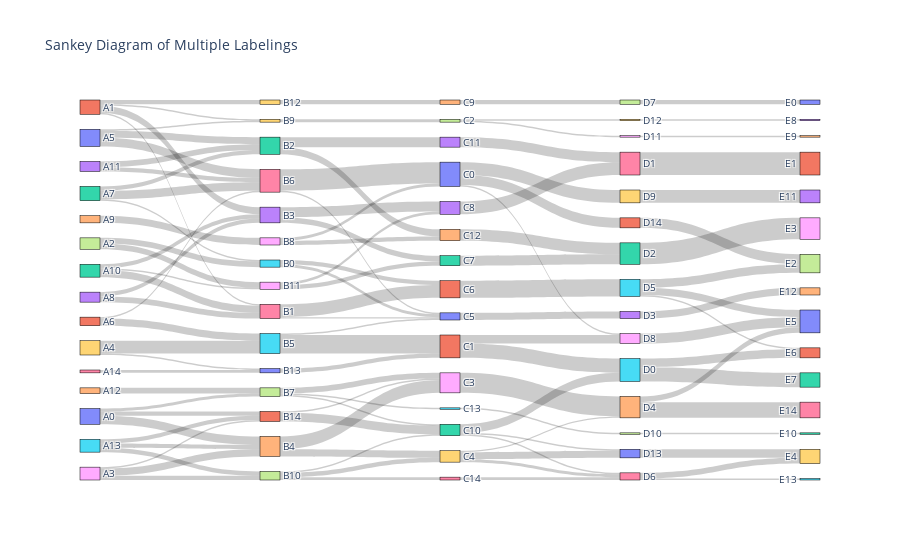

Source (notebook cell):
### Code cell
def calculate_flow_multiple(labelings):
    """
    Calculate the flow (transition counts) between multiple labelings.
    
    Parameters:
    - labelings: list of array-like objects, where each array represents the categories for each labeling stage
    
    Returns:
    - flows: A list of flow tables (contingency tables) between consecutive labelings.
    """
    flows = []
    for i in range(len(labelings) - 1):
        flow_table = pd.crosstab(pd.Series(labelings[i], name=f'Labeling {i+1}'), 
                                 pd.Series(labelings[i+1], name=f'Labeling {i+2}'))
        flows.append(flow_table)
    return flows

def create_sankey_from_multiple_flows(flow_tables):
    """
    Create a Sankey diagram from multiple flow tables (transitions between consecutive labelings).
    
    Parameters:
    - flow_tables: list of pd.DataFrames, each representing a contingency table with the flow between consecutive labelings
    
    Returns:
    - fig: Plotly figure object displaying the Sankey diagram.
    """
    all_labels = []
    sources = []
    targets = []
    values = []
    
    label_offset = 0
    
    # Process each flow table (transition between consecutive labelings)
    for i, flow_table in enumerate(flow_tables):
        labels_1 = list(flow_table.index)   # Categories from the first labeling in the pair
        labels_2 = list(flow_table.columns)  # Categories from the second labeling in the pair
        
        # Add new labels to the combined label list (without duplicates)
        all_labels += [label for label in labels_1 if label not in all_labels]
        all_labels += [label for label in labels_2 if label not in all_labels]

        # Create the source, target, and value lists for the Sankey diagram
        for j, label_1 in enumerate(labels_1):
            for k, label_2 in enumerate(labels_2):
                flow_value = flow_table.loc[label_1, label_2]
                if flow_value > 0:
                    sources.append(all_labels.index(label_1))  # Source index
                    targets.append(all_labels.index(label_2))  # Target index
                    values.append(flow_value)

        label_offset += len(labels_1)  # Update the offset for the next labeling stage
    
    # Create the Sankey diagram
    fig = go.Figure(go.Sankey(
        node=dict(
            pad=15,
            thickness=20,
            line=dict(color="black", width=0.5),
            label=all_labels  # All unique labels across all labelings
        ),
        link=dict(
            source=sources,  # Source nodes (indices in the label list)
            target=targets,  # Target nodes (indices in the label list)
            value=values     # Values (flow quantities between nodes)
        )
    ))

    # Update the layout and return the figure
    fig.update_layout(title_text="Sankey Diagram of Multiple Labelings", font_size=10)
    return fig


# Step 1: Calculate the flow tables for multiple labelings
labelings = [labeling1, labeling2, labeling3, labeling4, labeling5]
flow_tables = calculate_flow_multiple(labelings)

# Step 2: Create the Sankey diagram
fig = create_sankey_from_multiple_flows(flow_tables)

# Step 3: Display the diagram
fig.show()

### Figure 1 — Plotly figure (JSON) as saved in the notebook; plotly's stock layout.template omitted (floating-point values rounded to 4 significant figures)
{"data": [{"link": {"source": [0, 0, 0, 1, 1, 1, 1, 2, 2, 2, 3, 3, 4, 5, 5, 5, 6, 7, 7, 8, 8, 8, 9, 9, 10, 10, 10, 11, 11, 12, 12, 12, 13, 13, 14, 15, 15, 16, 16, 17, 17, 17, 18, 18, 19, 20, 21, 21, 22, 22, 23, 23, 24, 24, 25, 25, 26, 26, 27, 27, 27, 28, 28, 29, 30, 30, 30, 31, 31, 32, 32, 32, 33, 34, 35, 36, 37, 37, 38, 39, 39, 39, 40, 41, 42, 43, 44, 45, 45, 46, 47, 48, 49, 50, 51, 52, 53, 54, 54, 55, 55, 55, 56, 56, 57, 58, 59], "target": [21, 24, 27, 16, 19, 23, 29, 16, 18, 23, 22, 26, 27, 17, 21, 24, 20, 15, 18, 17, 21, 24, 20, 25, 22, 26, 29, 25, 26, 15, 22, 26, 16, 23, 28, 40, 41, 40, 41, 32, 36, 39, 42, 43, 44, 31, 32, 38, 33, 34, 42, 43, 38, 39, 31, 40, 30, 40, 32, 35, 38, 30, 34, 37, 51, 58, 59, 45, 58, 45, 50, 56, 46, 52, 47, 56, 48, 49, 54, 50, 54, 56, 53, 55, 52, 46, 57, 71, 72, 61, 62, 74, 73, 69, 67, 68, 64, 66, 70, 67, 70, 71, 65, 69, 60, 70, 63], "value": [3, 6, 2, 1, 3, 5, 1, 5, 1, 3, 4, 3, 4, 3, 3, 3, 2, 4, 4, 3, 1, 5, 1, 9, 5, 6, 1, 5, 1, 1, 3, 6, 4, 3, 5, 2, 3, 1, 9, 1, 2, 3, 3, 2, 3, 3, 6, 1, 7, 5, 4, 7, 9, 5, 13, 1, 15, 1, 1, 1, 4, 2, 3, 2, 7, 1, 9, 10, 6, 6, 1, 1, 7, 8, 1, 2, 1, 1, 14, 5, 1, 2, 5, 12, 7, 9, 3, 6, 10, 16, 1, 1, 1, 6, 7, 15, 5, 11, 4, 6, 5, 1, 1, 4, 3, 7, 9]}, "node": {"label": ["A0", "A1", "A10", "A11", "A12", "A13", "A14", "A2", "A3", "A4", "A5", "A6", "A7", "A8", "A9", "B0", "B1", "B10", "B11", "B12", "B13", "B14", "B2", "B3", "B4", "B5", "B6", "B7", "B8", "B9", "C0", "C1", "C10", "C11", "C12", "C13", "C14", "C2", "C3", "C4", "C5", "C6", "C7", "C8", "C9", "D0", "D1", "D10", "D11", "D12", "D13", "D14", "D2", "D3", "D4", "D5", "D6", "D7", "D8", "D9", "E0", "E1", "E10", "E11", "E12", "E13", "E14", "E2", "E3", "E4", "E5", "E6", "E7", "E8", "E9"], "line": {"color": "black", "width": 0.5}, "pad": 15, "thickness": 20}, "type": "sankey"}], "layout": {"font": {"size": 10}, "title": {"text": "Sankey Diagram of Multiple Labelings"}}}
